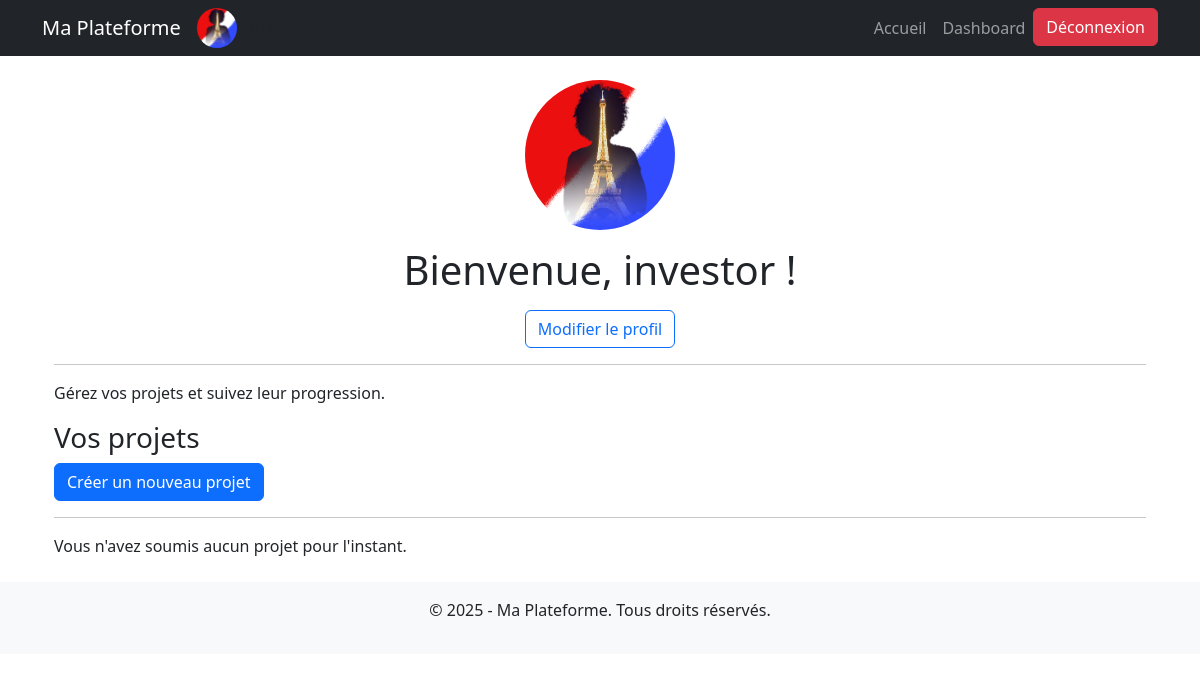
/emntrepreneur-dashboard/ (signed in), run on an earlier commit of the app's database.
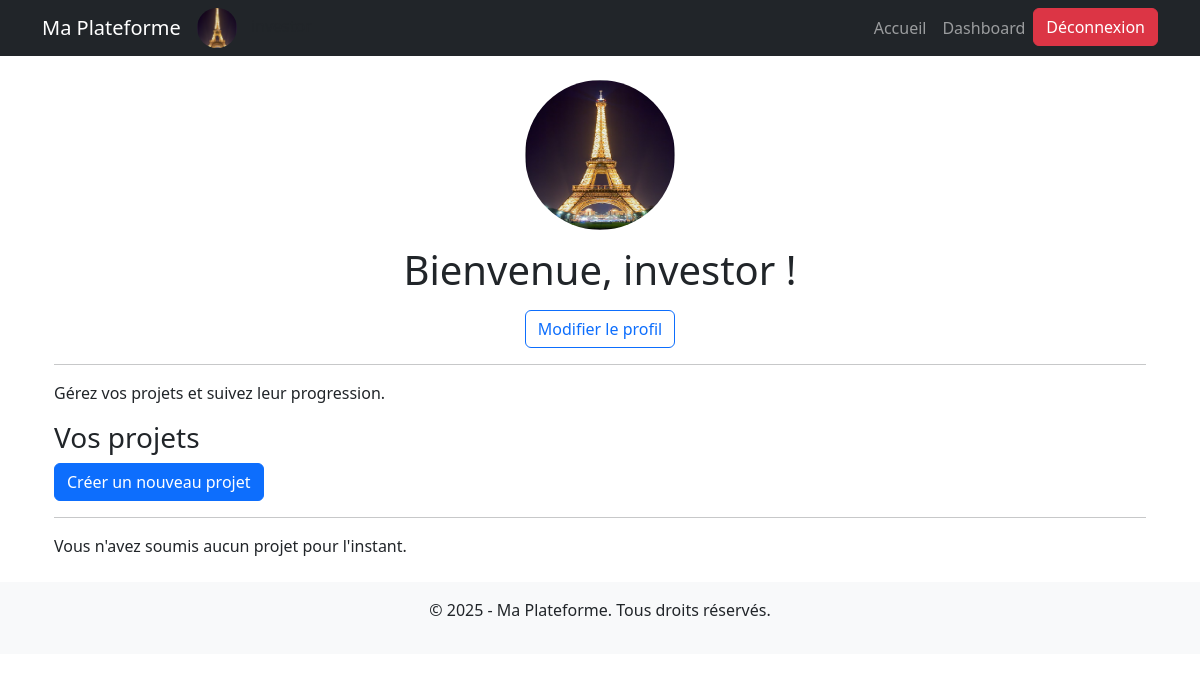
And on a later commit of the database.
### core/models.py (models this page shows, shortened)
class User(AbstractUser):
    ROLE_CHOICES = [
        ('entrepreneur', 'Entrepreneur'),
        ('investisseur', 'Investisseur'),
    ]
    role = models.CharField(max_length=20, choices=ROLE_CHOICES, blank=True, null=True)
    profile_picture = models.ImageField(upload_to='profile_pictures/', blank=True, null=True)
    phone_number = models.CharField(max_length=15, unique=True, blank=True, null=True)
    email = models.EmailField(unique=True)
    kyc_validated = models.BooleanField(default=False)  # Validation KYC
    kyc_document = models.ImageField(upload_to='kyc_documents/', blank=True, null=True)  # Upload de la carte d'identité
    REQUIRED_FIELDS = ['email']  # Supprimé 'role' et 'phone_number' pour les superutilisateurs
    def is_entrepreneur(self):
        return self.role == "entrepreneur"
    def is_investisseur(self):
        return self.role == "investisseur"

### core/views.py (the view)
    def wrapper(request, *args, **kwargs):
        if not request.user.kyc_validated:
            return redirect("kyc_pending")
        return view_func(request, *args, **kwargs)

### core/views.py (called while the page is built)
def kyc_required(view_func):
    def wrapper(request, *args, **kwargs):
        if not request.user.kyc_validated:
            return redirect("kyc_pending")
        return view_func(request, *args, **kwargs)
    return wrapper

@login_required
@kyc_required
def entrepreneur_dashboard(request):
    projects = Project.objects.filter(entrepreneur=request.user)  # Projets de l'entrepreneur connecté
    return render(request, 'entrepreneur_dashboard.html', {'projects': projects})

### core/templates/entrepreneur_dashboard.html (shortened to what this page needs)
{% extends "base.html" %}
{% block content %}
<div class="container">
    <div class="container text-center">
        {% if user.profile_picture %}
        <img src="{{ user.profile_picture.url }}" alt="Photo de profil" class="rounded-circle" width="150" height="150">
        {% else %}
        <img src="/media/images/Default-Profile-Picture-Download-PNG-Image.png" alt="Photo de profil par défaut" class="rounded-circle" width="150" height="150">
        {% endif %}
        <h1 class="mt-3">Bienvenue, {{ user.username }} !</h1>
        <a href="{% url 'update_profile' %}" class="btn btn-outline-primary mt-2">Modifier le profil</a>
    </div>
    <hr>
    <p>Gérez vos projets et suivez leur progression.</p>
    <h3>Vos projets</h3>
    <a href="{% url 'create_project' %}" class="btn btn-primary">Créer un nouveau projet</a>
    <hr>
    <div class="project-list">
        {% for project in projects %}
            <div class="project-card">
                <h4>{{ project.name }}</h4>
                {% if project.image %}
                <img src="{{ project.image.url }}" class="card-img-top" alt="Image du projet">
                {% endif %}
                <p><strong>Catégorie :</strong> {{ project.category }}</p>
                <p><strong>Montant recherché :</strong> {{ project.amount_needed }} FCFA</p>
                <p><strong>Statut :</strong>
                    {% if project.is_approved %}
                        ✅ Approuvé
                    {% else %}
                        ⏳ En attente de validation
                    {% endif %}
                </p>
                <a href="{% url 'project_detail' project.id %}" class="btn btn-info">Voir</a>
                <a href="{ url 'delete_project' project.id %}" class="btn btn-danger">Supprimer</a>
                <hr>
            </div>
        {% empty %}
            <p>Vous n'avez soumis aucun projet pour l'instant.</p>
        {% endfor %}
    </div>
</div>
{% endblock %}

### core/templates/base.html (shortened to what this page needs)
<!DOCTYPE html>
<html lang="fr">
<head>
    <link rel="stylesheet" href="https://cdn.jsdelivr.net/npm/bootstrap@5.3.0/dist/css/bootstrap.min.css">
</head>
<body>
    <nav class="navbar navbar-expand-lg navbar-dark bg-dark">
        <div class="container">
            <a class="navbar-brand" href="{% url 'home' %}">Ma Plateforme</a>
            {% if user.is_authenticated %}
            <div class="navbar-profile">
                {% if user.profile_picture %}
                <img src="{{ user.profile_picture.url }}" alt="Profil" class="navbar-avatar">
                {% else %}
                <img src="/media/images/Default-Profile-Picture-Download-PNG-Image.png" alt="Profil" class="navbar-avatar">
                {% endif %}
                <span>{{ user.username }}</span>
            </div>
            {% endif %}
            <div class="collapse navbar-collapse" id="navbarNav">
                <ul class="navbar-nav ms-auto">
                    <li class="nav-item">
                        <a class="nav-link" href="{% url 'home' %}">Accueil</a>
                    </li>
                    <li class="nav-item">
                        {% if user.is_entrepreneur %}
                            <a class="nav-link" href="{% url 'entrepreneur_dashboard' %}">Dashboard</a>
                        {% elif user.is_investisseur %}
                            <a class="nav-link" href="{% url 'investor_dashboard' %}">Dashboard</a>
                        {% else %}
                            <a class="nav-link" href="{% url 'admin:index' %}">Admin</a>
                        {% endif %}
                    </li>
                    <li>
                        <form action="{% url 'logout' %}" method="post">
                            <button type="submit" class="btn btn-danger">Déconnexion</button>
                        </form>
                    </li>
                </ul>
            </div>
        </div>
    </nav>
    <div class="container mt-4">
        {% block content %}{% endblock %}
    </div>
    <footer class="text-center mt-4 py-3 bg-light">
        <p>&copy; 2025 - Ma Plateforme. Tous droits réservés.</p>
    </footer>
</body>
</html>

What changed in the data, as far as the page shows it:
changed User "investor": profile_picture: a different picture
